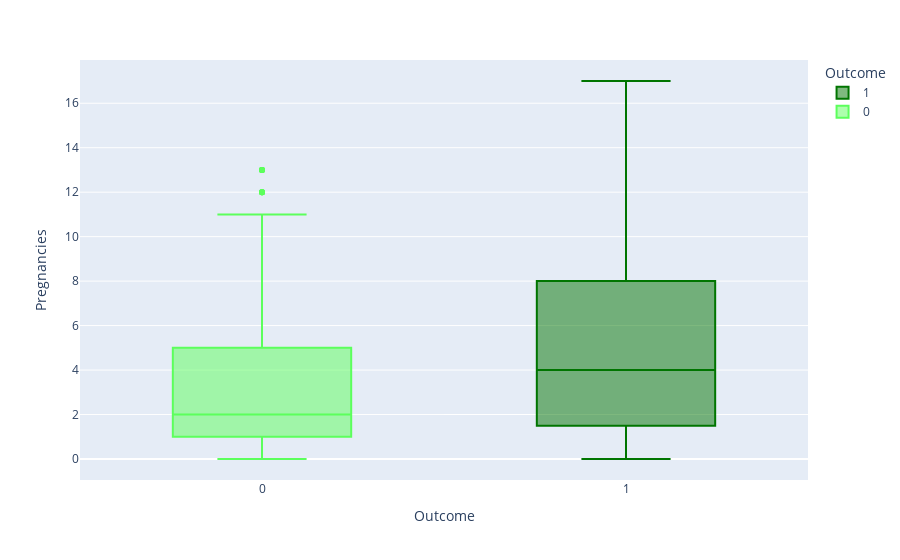
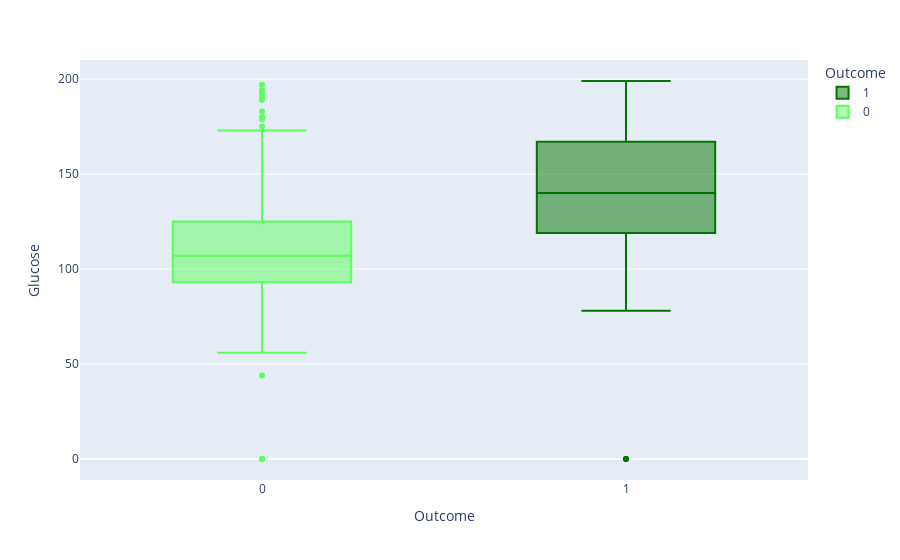
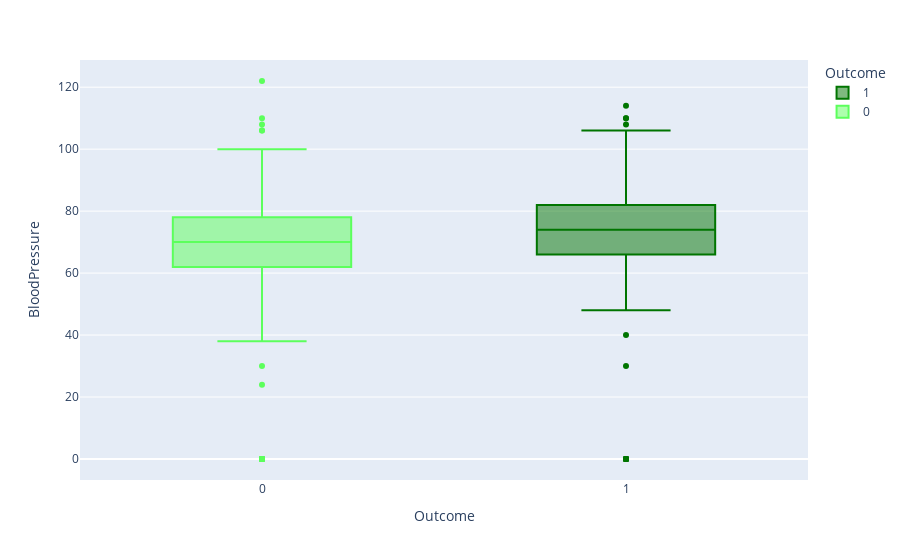
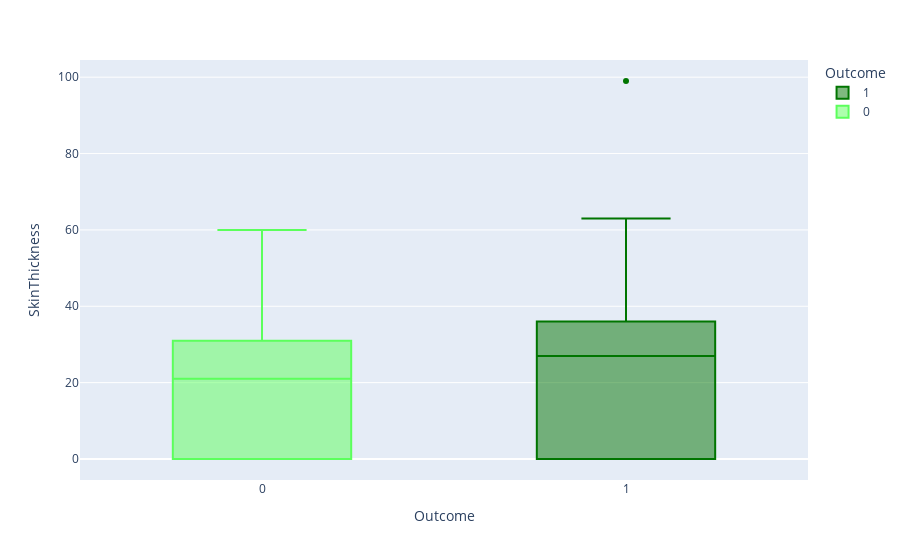

Notebook code for these charts, in order:
### Code cell
for column in df.drop("Outcome",axis=1).columns[:5]:
    # for loop auto iterates through the first five feature columns in the dataframe
    fig = px.box(data_frame =df ,
                 x='Outcome',
                 color = 'Outcome',
                 y = column,
                 color_discrete_sequence = ['#007500','#5CFF5C'],
                 orientation = 'v')

    fig.show()

### Figure 1 — Plotly figure (JSON) as saved in the notebook; plotly's stock layout.template omitted (floating-point values rounded to 4 significant figures; data arrays with more than 128 entries replaced by an {"elided": "..."} marker saying what was removed)
{"data": [{"alignmentgroup": "True", "hovertemplate": "Outcome=%{x}<br>Pregnancies=%{y}<extra></extra>", "legendgroup": "1", "marker": {"color": "#007500"}, "name": "1", "notched": false, "offsetgroup": "1", "orientation": "v", "showlegend": true, "type": "box", "x": {"elided": "268 int values"}, "x0": " ", "xaxis": "x", "y": {"elided": "268 int values"}, "y0": " ", "yaxis": "y"}, {"alignmentgroup": "True", "hovertemplate": "Outcome=%{x}<br>Pregnancies=%{y}<extra></extra>", "legendgroup": "0", "marker": {"color": "#5CFF5C"}, "name": "0", "notched": false, "offsetgroup": "0", "orientation": "v", "showlegend": true, "type": "box", "x": {"elided": "500 int values"}, "x0": " ", "xaxis": "x", "y": {"elided": "500 int values"}, "y0": " ", "yaxis": "y"}], "layout": {"boxmode": "overlay", "legend": {"title": {"text": "Outcome"}, "tracegroupgap": 0}, "margin": {"t": 60}, "xaxis": {"anchor": "y", "categoryarray": [1, 0], "categoryorder": "array", "domain": [0, 1], "title": {"text": "Outcome"}}, "yaxis": {"anchor": "x", "domain": [0, 1], "title": {"text": "Pregnancies"}}}}

### Figure 2 — Plotly figure (JSON) as saved in the notebook; plotly's stock layout.template omitted (floating-point values rounded to 4 significant figures; data arrays with more than 128 entries replaced by an {"elided": "..."} marker saying what was removed)
{"data": [{"alignmentgroup": "True", "hovertemplate": "Outcome=%{x}<br>Glucose=%{y}<extra></extra>", "legendgroup": "1", "marker": {"color": "#007500"}, "name": "1", "notched": false, "offsetgroup": "1", "orientation": "v", "showlegend": true, "type": "box", "x": {"elided": "268 int values"}, "x0": " ", "xaxis": "x", "y": {"elided": "268 int values"}, "y0": " ", "yaxis": "y"}, {"alignmentgroup": "True", "hovertemplate": "Outcome=%{x}<br>Glucose=%{y}<extra></extra>", "legendgroup": "0", "marker": {"color": "#5CFF5C"}, "name": "0", "notched": false, "offsetgroup": "0", "orientation": "v", "showlegend": true, "type": "box", "x": {"elided": "500 int values"}, "x0": " ", "xaxis": "x", "y": {"elided": "500 int values"}, "y0": " ", "yaxis": "y"}], "layout": {"boxmode": "overlay", "legend": {"title": {"text": "Outcome"}, "tracegroupgap": 0}, "margin": {"t": 60}, "xaxis": {"anchor": "y", "categoryarray": [1, 0], "categoryorder": "array", "domain": [0, 1], "title": {"text": "Outcome"}}, "yaxis": {"anchor": "x", "domain": [0, 1], "title": {"text": "Glucose"}}}}

### Figure 3 — Plotly figure (JSON) as saved in the notebook; plotly's stock layout.template omitted (floating-point values rounded to 4 significant figures; data arrays with more than 128 entries replaced by an {"elided": "..."} marker saying what was removed)
{"data": [{"alignmentgroup": "True", "hovertemplate": "Outcome=%{x}<br>BloodPressure=%{y}<extra></extra>", "legendgroup": "1", "marker": {"color": "#007500"}, "name": "1", "notched": false, "offsetgroup": "1", "orientation": "v", "showlegend": true, "type": "box", "x": {"elided": "268 int values"}, "x0": " ", "xaxis": "x", "y": {"elided": "268 int values"}, "y0": " ", "yaxis": "y"}, {"alignmentgroup": "True", "hovertemplate": "Outcome=%{x}<br>BloodPressure=%{y}<extra></extra>", "legendgroup": "0", "marker": {"color": "#5CFF5C"}, "name": "0", "notched": false, "offsetgroup": "0", "orientation": "v", "showlegend": true, "type": "box", "x": {"elided": "500 int values"}, "x0": " ", "xaxis": "x", "y": {"elided": "500 int values"}, "y0": " ", "yaxis": "y"}], "layout": {"boxmode": "overlay", "legend": {"title": {"text": "Outcome"}, "tracegroupgap": 0}, "margin": {"t": 60}, "xaxis": {"anchor": "y", "categoryarray": [1, 0], "categoryorder": "array", "domain": [0, 1], "title": {"text": "Outcome"}}, "yaxis": {"anchor": "x", "domain": [0, 1], "title": {"text": "BloodPressure"}}}}

### Figure 4 — Plotly figure (JSON) as saved in the notebook; plotly's stock layout.template omitted (floating-point values rounded to 4 significant figures; data arrays with more than 128 entries replaced by an {"elided": "..."} marker saying what was removed)
{"data": [{"alignmentgroup": "True", "hovertemplate": "Outcome=%{x}<br>SkinThickness=%{y}<extra></extra>", "legendgroup": "1", "marker": {"color": "#007500"}, "name": "1", "notched": false, "offsetgroup": "1", "orientation": "v", "showlegend": true, "type": "box", "x": {"elided": "268 int values"}, "x0": " ", "xaxis": "x", "y": {"elided": "268 int values"}, "y0": " ", "yaxis": "y"}, {"alignmentgroup": "True", "hovertemplate": "Outcome=%{x}<br>SkinThickness=%{y}<extra></extra>", "legendgroup": "0", "marker": {"color": "#5CFF5C"}, "name": "0", "notched": false, "offsetgroup": "0", "orientation": "v", "showlegend": true, "type": "box", "x": {"elided": "500 int values"}, "x0": " ", "xaxis": "x", "y": {"elided": "500 int values"}, "y0": " ", "yaxis": "y"}], "layout": {"boxmode": "overlay", "legend": {"title": {"text": "Outcome"}, "tracegroupgap": 0}, "margin": {"t": 60}, "xaxis": {"anchor": "y", "categoryarray": [1, 0], "categoryorder": "array", "domain": [0, 1], "title": {"text": "Outcome"}}, "yaxis": {"anchor": "x", "domain": [0, 1], "title": {"text": "SkinThickness"}}}}
